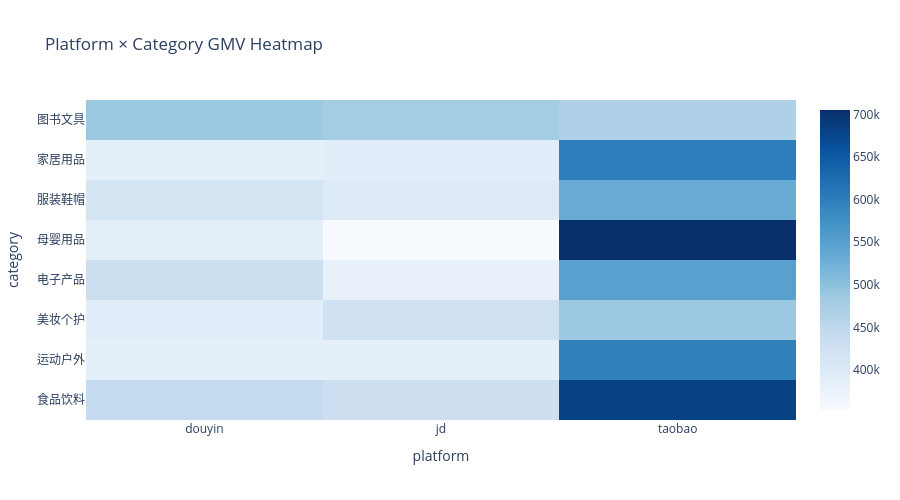

Notebook code cell kept with this figure:
### Markdown cell above
---
## 4. Multi-Dimensional Drill-Down Analysis

Cross-dimensional attribution across platform × category to identify high- and low-growth segments

### Code cell
# Build platform × category 2D funnel table
funnel_2d = build_funnel_table(['platform', 'category', 'ym'])

summary_2d = (
    funnel_2d.groupby(['platform', 'category'])
    .agg(
        total_gmv=('gmv', 'sum'),
        total_impression=('impression', 'sum'),
        total_cart=('cart', 'sum'),
        total_order=('order_behavior', 'sum'),
        total_payment=('payment', 'sum'),
        total_favorite=('favorite', 'sum'),
    )
    .reset_index()
)
summary_2d['ctr']          = summary_2d['total_cart']    / summary_2d['total_impression'].clip(lower=1)
summary_2d['cvr']          = summary_2d['total_order']   / summary_2d['total_cart'].clip(lower=1)
summary_2d['payment_rate'] = summary_2d['total_payment'] / summary_2d['total_order'].clip(lower=1)
summary_2d['favorite_rate']= summary_2d['total_favorite']/ summary_2d['total_impression'].clip(lower=1)

pivot_gmv = summary_2d.pivot_table(index='category', columns='platform',
                                    values='total_gmv', fill_value=0)
fig3 = px.imshow(
    pivot_gmv,
    title='Platform × Category GMV Heatmap',
    color_continuous_scale='Blues',
    aspect='auto'
)
fig3.update_layout(height=500)
fig3.show()

### Figure 1 — Plotly figure (JSON) as saved in the notebook; plotly's stock layout.template omitted (floating-point values rounded to 4 significant figures)
{"data": [{"coloraxis": "coloraxis", "hovertemplate": "platform: %{x}<br>category: %{y}<br>color: %{z}<extra></extra>", "name": "0", "type": "heatmap", "x": ["douyin", "jd", "taobao"], "xaxis": "x", "y": ["图书文具", "家居用品", "服装鞋帽", "母婴用品", "电子产品", "美妆个护", "运动户外", "食品饮料"], "yaxis": "y", "z": [[486400.0, 478800.0, 467600.0], [387300.0, 392100.0, 599400.0], [417100.0, 397400.0, 531800.0], [389100.0, 352900.0, 705400.0], [430900.0, 379100.0, 549800.0], [391600.0, 424300.0, 486400.0], [386100.0, 385600.0, 596400.0], [442000.0, 428900.0, 682600.0]]}], "layout": {"coloraxis": {"colorscale": [[0, "rgb(247,251,255)"], [0.125, "rgb(222,235,247)"], [0.25, "rgb(198,219,239)"], [0.375, "rgb(158,202,225)"], [0.5, "rgb(107,174,214)"], [0.625, "rgb(66,146,198)"], [0.75, "rgb(33,113,181)"], [0.875, "rgb(8,81,156)"], [1, "rgb(8,48,107)"]]}, "height": 500, "title": {"text": "Platform × Category GMV Heatmap"}, "xaxis": {"anchor": "y", "domain": [0, 1], "title": {"text": "platform"}}, "yaxis": {"anchor": "x", "autorange": "reversed", "domain": [0, 1], "title": {"text": "category"}}}}
